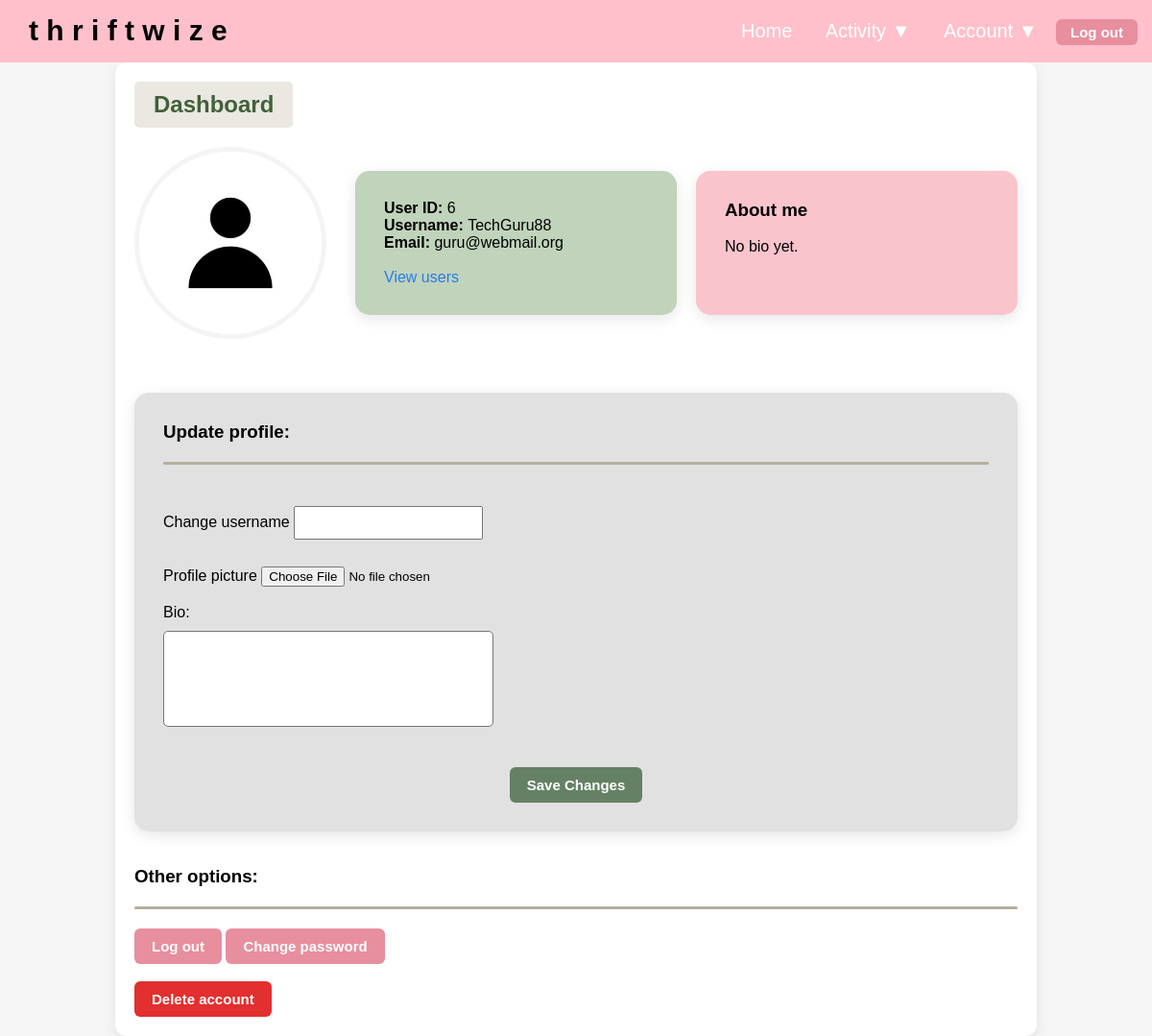
Page /account/dashboard (signed in) on the committed database.
### models/user.py (models this page shows, shortened)
class User(db.Model, UserMixin):
    id = db.Column(db.Integer, primary_key=True)
    username = db.Column(db.String(80), nullable=False, unique=True)
    email = db.Column(db.String(120), nullable=False, unique=True)
    password_hash = db.Column(db.String(200), nullable=False)
    bio = db.Column(db.Text, default="")
    profile_pic = db.Column(db.String(200), default="default.jpg")
    role = db.Column(db.String(50), default='user')
    status = db.Column(db.String(50), default='active')
    sent_messages = db.relationship(
    'ChatMessage',
    foreign_keys='ChatMessage.sender_id',
    back_populates='sender'
)
    received_messages = db.relationship(
        'ChatMessage',
        foreign_keys='ChatMessage.receiver_id',
        back_populates='receiver'
    )

### blueprints/account.py (the view)
@account.route('/dashboard', methods=['GET', 'POST'])
@login_required
def dashboard():
    user = User.query.get(session['user_id'])
    return render_template('account/dashboard.html', user=user, time_now=int(time.time()))

### templates/account/dashboard.html
{% extends 'base.html' %}
{% block body %}
<div class="wrapper">
    <h2>Dashboard</h2>
    <br>
    <div class="top-row">
        {% if user.profile_pic %}
            <img src="{{ url_for('static', filename='profile_pics/' + user.profile_pic, t=time_now) }}" class="profile-pfp">
        {% else %}
            <img src="{{ url_for('static', filename='profile_pics/default.jpg', t=time_now) }}" class="profile-pfp">
        {% endif %}
        <div class="equal-height">
            <div class="user_data">
                <strong>User ID: </strong>{{ user.id }}<br>
                <strong>Username: </strong>{{ user.username }}<br>
                <strong>Email: </strong>{{ user.email }}<br><br>
                <p><a href="{{ url_for('user.user_list', user_id=user.id) }}">View users</a></p>
            </div>
            <div class="profile-bio">
                <h3>About me</h3><br>
                {{ user.bio or "No bio yet."}}<br>
            </div>
        </div>
    </div>
    <br><br>
    <div class="update_info">
        <h3>Update profile:</h3>
        <hr> <br>
        <form method="POST" enctype="multipart/form-data" action="{{ url_for('account.update_profile') }}">
            <label>Change username</label>
            <input name="username">
            <br><br>
            <label>Profile picture</label>
            <input type="file" name="profile_pic">
            <br><br>
            <label>Bio: </label><br>
            <textarea name="bio" class="add-bio"></textarea>
            <br><br>
            <div class="center-btn">
                <button type="submit" class="submit-btn">Save Changes</button>
            </div>
        </form>
    </div>
    <br><br>
    <div>
        <h3>Other options: </h3><hr>
        <a href="{{ url_for('auth_user.logout') }}" class="btn1">Log out</a>
        <a href="{{ url_for('account.change_password') }}" class="btn1">Change password</a>
        <br><br>
        <a href="{{ url_for('account.delete_account') }}" class="delete-btn">Delete account</a>
    </div>
</div>
{% endblock %}

### static/css/main.css (style rules this page uses)
body { margin: 0; padding: 0; box-sizing: border-box; height: 100vh; flex-direction: column; position: relative; font-family: Arial, sans-serif; background-color: #ffffff; }
* { margin: 0; padding: 0; box-sizing: border-box; }
h2 { text-align: center; margin-bottom: 20px; color: #416039; background-color: #eae8e0; background-size: auto; padding: 10px 20px; border-radius: 5px; display: inline-block; }
hr { border: 0; height: 3px; background-color: #b4afa0; border-radius: 2px; margin: 20px auto; }
.wrapper { max-width: 80%; margin-left: auto; margin-right: auto; padding: 20px; background: #ffffff; border-radius: 12px; box-shadow: 0 4px 12px rgba(0, 0, 0, 0.08); }

### static/css/account.css (style rules this page uses)
.update_info { background: rgb(226, 225, 225); border-radius: 15px; box-shadow: 0 4px 15px rgba(0,0,0,0.1); padding: 30px; flex: 1; flex-shrink: 1; }
img { width: 200px; height: 200px; border-radius: 50%; display: block; margin-left: auto; }
input[name="username"] { padding: 8px; margin-top: 5px; margin-bottom: 10px; }
.add-bio { flex-grow: 1; height: 100px; width: 40%; padding: 10px 15px; margin-top: 10px; border-radius: 5px; word-wrap: break-word; white-space: pre-wrap; resize: none; }
.btn1 { padding: 10px 18px; background-color: rgb(231, 143, 158); color: white; border-radius: 6px; font-weight: bold; text-decoration: none; transition: background-color 0.2s ease, transform 0.15s ease; border: none; cursor: pointer; display: inline-block; font-size: 15px; }
.submit-btn { padding: 10px 18px; background-color: rgb(101, 129, 101); color: white; border-radius: 6px; font-weight: bold; text-decoration: none; transition: background-color 0.2s ease, transform 0.15s ease; border: none; cursor: pointer; display: inline-block; font-size: 15px; }
.center-btn { display: flex; justify-content: center; margin-top: 20px; }
.delete-btn { padding: 10px 18px; background-color: rgb(226, 47, 47); color: white; border-radius: 6px; font-weight: bold; text-decoration: none; transition: background-color 0.2s ease, transform 0.15s ease; border: none; cursor: pointer; display: inline-block; font-size: 15px; }
.top-row { display: flex; align-items: center; gap: 30px; margin-bottom: 20px; }
.profile-pfp { display: flex; align-items: center; gap: 30px; border: 5px; border-style: solid; border-color: #f4f4f4; }
.equal-height { display: flex; gap: 20px; width: 90%; margin: 0 auto; }
.user_data, .profile-bio { background: rgb(192, 211, 187); border-radius: 15px; box-shadow: 0 4px 15px rgba(0,0,0,0.1); padding: 30px; flex: 1; flex-shrink: 1; }
.profile-bio { background: rgb(250, 196, 205); border-radius: 15px; box-shadow: 0 4px 15px rgba(0,0,0,0.1); padding: 30px; flex: 1; flex-shrink: 1; }

### static/css/base.css (style rules this page uses)
body { font-family: Arial, sans-serif; background-color: #f5f6f8; margin: 0; padding: 0; }
a { text-decoration: none; color: #2c7be5; }

### static/css/itemdetail.css (style rules this page uses)
body { font-family: Arial, sans-serif; background-color: #f5f5f5; margin: 0; }

### rows in the picture
User: profile_pic (placeholder picture), id "6", username "TechGuru88", email "guru@webmail.org", bio "No bio yet."
